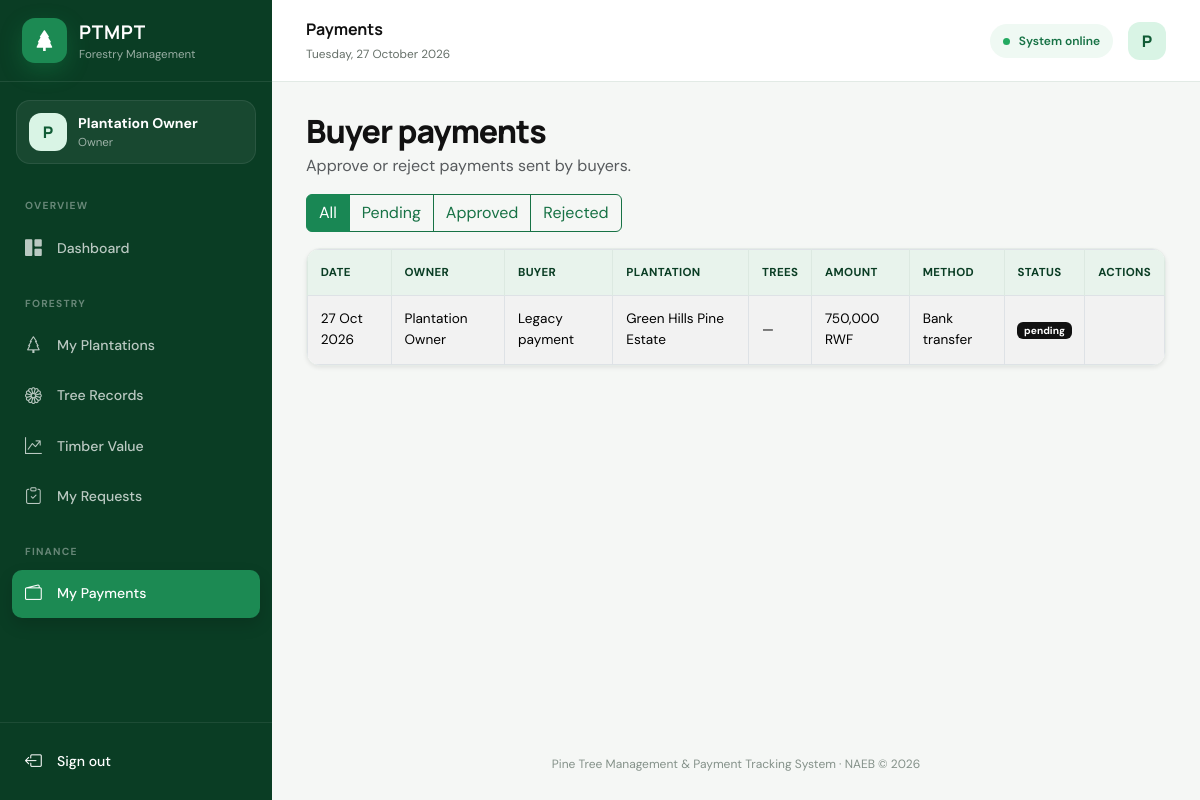
/payments.php (signed in), run on the app's committed database.
### tables this page shows
CREATE TABLE IF NOT EXISTS payments (
  payment_id INT AUTO_INCREMENT PRIMARY KEY,
  owner_id INT NOT NULL,
  plantation_id INT NOT NULL,
  buyer_id INT NULL,
  tree_id INT NULL,
  quantity INT NOT NULL DEFAULT 1,
  request_id INT NULL UNIQUE,
  amount DECIMAL(15,2) NOT NULL,
  payment_date DATE NOT NULL,
  payment_method VARCHAR(50) NOT NULL,
  status ENUM('pending','approved','rejected') NOT NULL DEFAULT 'pending',
  created_at TIMESTAMP DEFAULT CURRENT_TIMESTAMP,
  FOREIGN KEY (owner_id) REFERENCES users(user_id) ON DELETE RESTRICT,
  FOREIGN KEY (buyer_id) REFERENCES users(user_id) ON DELETE RESTRICT,
  FOREIGN KEY (tree_id) REFERENCES trees(tree_id) ON DELETE RESTRICT,
  FOREIGN KEY (plantation_id) REFERENCES plantations(plantation_id) ON DELETE RESTRICT
);

CREATE TABLE IF NOT EXISTS users (
  user_id INT AUTO_INCREMENT PRIMARY KEY,
  full_name VARCHAR(100) NOT NULL,
  email VARCHAR(100) NOT NULL UNIQUE,
  phone VARCHAR(20),
  password VARCHAR(255) NOT NULL,
  role ENUM('admin', 'forestry_officer', 'naeb_officer', 'owner', 'buyer') NOT NULL DEFAULT 'owner',
  created_at TIMESTAMP DEFAULT CURRENT_TIMESTAMP
);

CREATE TABLE IF NOT EXISTS plantations (
  plantation_id INT AUTO_INCREMENT PRIMARY KEY,
  owner_id INT NOT NULL,
  plantation_name VARCHAR(150) NOT NULL,
  district VARCHAR(100) NOT NULL,
  sector VARCHAR(100) NOT NULL,
  latitude DECIMAL(10,7) NOT NULL,
  longitude DECIMAL(10,7) NOT NULL,
  area_size DECIMAL(10,2) NOT NULL,
  plant_request_id INT NULL UNIQUE,
  created_at TIMESTAMP DEFAULT CURRENT_TIMESTAMP,
  FOREIGN KEY (owner_id) REFERENCES users(user_id) ON DELETE RESTRICT
);

### auth.php (called while the page is built, shortened)
<?php
function e($value): string {
    return htmlspecialchars((string)$value, ENT_QUOTES, 'UTF-8');
}
function db_escape(mysqli $con, $value): string {
    return mysqli_real_escape_string($con, trim((string)$value));
}
function money($amount): string {
    return number_format((float)$amount, 0) . ' RWF';
}
?>

### payments.php (the view, shortened to what this page needs)
<?php
include 'conn.php';
include 'auth.php';
$conditions = [];
if ($_SESSION['role'] === 'owner')
    $conditions[] = 'pay.owner_id=' . (int) $_SESSION['user_id'];
$status = db_escape($con, $_GET['status'] ?? '');
$where = $conditions ? 'WHERE ' . implode(' AND ', $conditions) : '';
$rows = mysqli_query($con, "SELECT pay.*,u.full_name owner_name,b.full_name buyer_name,p.plantation_name,t.species FROM payments pay JOIN users u ON u.user_id=pay.owner_id LEFT JOIN users b ON b.user_id=pay.buyer_id JOIN plantations p ON p.plantation_id=pay.plantation_id LEFT JOIN trees t ON t.tree_id=pay.tree_id $where ORDER BY pay.payment_date DESC,pay.payment_id DESC");
include 'includes/header.php';
include 'includes/navbar.php';
?>
<div class="d-flex flex-wrap justify-content-between align-items-center gap-2 mb-3">
    <div>
        <h1 class="page-title h2 mb-1"><?= $_SESSION['role'] === 'owner' ? 'Buyer payments' : ($_SESSION['role'] === 'buyer' ? 'My payments' : 'Payments') ?></h1>
        <p class="text-muted mb-0"><?= $_SESSION['role'] === 'owner' ? 'Approve or reject payments sent by buyers.' : 'Tree purchase payment history and owner approval status.' ?></p>
    </div><?php if ($_SESSION['role'] === 'buyer'): ?><a class="btn btn-success" href="trees.php"><i class="bi bi-cart-plus"></i> Buy trees</a><?php endif; ?>
</div>
<div class="btn-group mb-3 no-print"><a class="btn btn-outline-success <?= !$status ? 'active' : '' ?>"
        href="payments.php">All</a><?php foreach (['pending', 'approved', 'rejected'] as $s): ?><a
            class="btn btn-outline-success <?= $status === $s ? 'active' : '' ?>"
            href="payments.php?status=<?= $s ?>"><?= ucfirst($s) ?></a><?php endforeach; ?></div>
<div class="table-responsive shadow-sm">
    <table class="table table-striped table-hover table-bordered mb-0">
        <thead>
            <tr>
                <th>Date</th>
                <th>Owner</th>
                <th>Buyer</th>
                <th>Plantation</th>
                <th>Trees</th>
                <th>Amount</th>
                <th>Method</th>
                <th>Status</th><?php if ($_SESSION['role'] === 'owner'): ?>
                    <th>Actions</th><?php endif; ?>
            </tr>
        </thead>
        <tbody>
            <?php while ($p = mysqli_fetch_assoc($rows)): ?>
                <tr>
                    <td><?= e(date('d M Y', strtotime($p['payment_date']))) ?></td>
                    <td><?= e($p['owner_name']) ?></td>
                    <td><?= e($p['buyer_name'] ?: 'Legacy payment') ?></td>
                    <td><?= e($p['plantation_name']) ?></td>
                    <td><?= $p['species'] ? e(number_format($p['quantity']) . ' × ' . $p['species']) : '—' ?></td>
                    <td><?= e(money($p['amount'])) ?></td>
                    <td><?= e($p['payment_method']) ?></td>
                    <td><span
                            class="badge text-bg-<?= $p['status'] === 'approved' ? 'success' : ($p['status'] === 'rejected' ? 'danger' : 'warning') ?>"><?= e($p['status']) ?></span>
                    </td>
                    <?php if ($_SESSION['role'] === 'owner'): ?>
                        <td><?php if ($p['status'] === 'pending' && $p['buyer_id']): ?>
                                <form class="d-inline" method="post" action="payment_save.php"><input type="hidden"
                                        name="payment_id" value="<?= (int) $p['payment_id'] ?>"><button
                                        class="btn btn-sm btn-success" name="approve">Approve</button> <button
                                        class="btn btn-sm btn-outline-danger" name="reject">Reject</button></form><?php endif; ?>
                        </td><?php endif; ?>
                </tr><?php endwhile; ?>
        </tbody>
    </table>
</div><?php include 'includes/footer.php'; ?>

### style.css (style rules this page uses)
:root { --forest-950: #072e1b; --forest-900: #0a3d24; --forest-800: #105b35; --forest-700: #177245; --forest-600: #1c8a53; --forest-100: #dff3e8; --forest-50: #eff9f3; --ink: #111111; --muted: #667069; --canvas: #f5f7f5; --sidebar-width: 272px; }
* { box-sizing: border-box; }
body { margin: 0; background: var(--canvas); color: var(--ink); font-family: "DM Sans", sans-serif; min-height: 100vh; }
h1, h2, h3, h4, h5, h6, .page-title { font-family: "Manrope", sans-serif; }
a { text-decoration: none; }
.page-title { color: var(--ink); font-weight: 800; letter-spacing: -0.03em; }
.card, .table-responsive { border-radius: 14px; }
.table-responsive { background: white; border: 1px solid #e5ebe7; }
.table { font-size: 0.85rem; }
.table > :not(caption) > * > * { padding: 0.85rem 0.8rem; vertical-align: middle; }
.table thead th { background: #e8f3ec; border-color: #dce9e1; color: var(--forest-900); font-size: 0.72rem; letter-spacing: 0.03em; white-space: nowrap; text-transform: uppercase; }
.btn-outline-success { border-color: var(--forest-700); color: var(--forest-700); }
.text-bg-danger, .text-bg-warning, .text-bg-secondary { background-color: #111111 !important; color: #ffffff !important; }

### data on the page
payments: payment_date "27 Oct 2026", owner.full_name "Plantation Owner", buyer_name "Legacy payment", plantation.plantation_name "Green Hills Pine Estate", amount "750,000 RWF", payment_method "Bank transfer", status "pending"

### other printed values
substr($_SESSION['full_name'], 0, 1) "P"
$_SESSION['full_name'] "Plantation Owner"
$role_label "Owner"
$page_title "Payments"
$s "Pending"
$s "Approved"
$s "Rejected"
